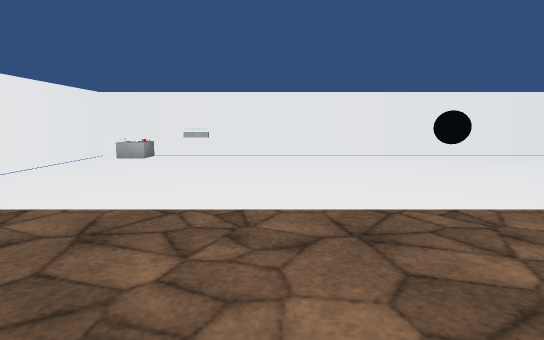
[1] (above)

16 first-person views from a walk through a scene from a Unity 3-D project. The camera is 1.2 m above the floor, tilts 8° down and sees 80° across. The floor is counted in squares, 1 m on a side. Each view is taken from the middle of a square. On the plan, view 1 faces up. The plan holds only what a view shows up to about 14 squares ahead; the rest is blank. The player character is not drawn. Door leaves are left out, so doorways stand open. Some surface patterns are stand-ins.

[2]
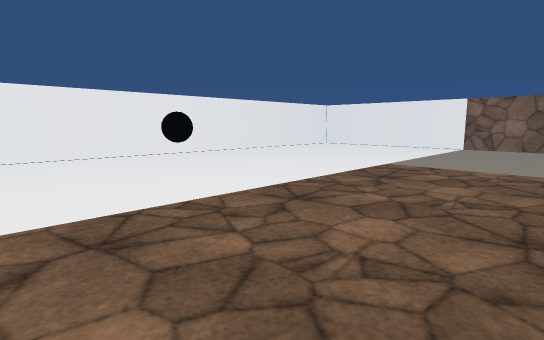

[3]
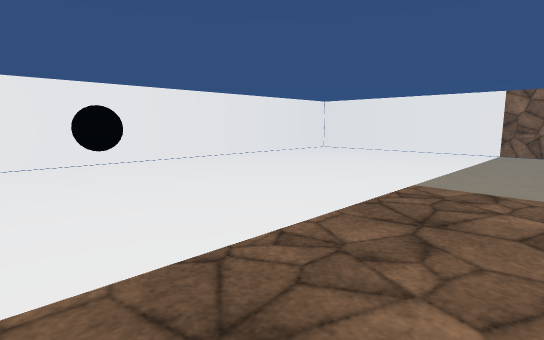

[4]
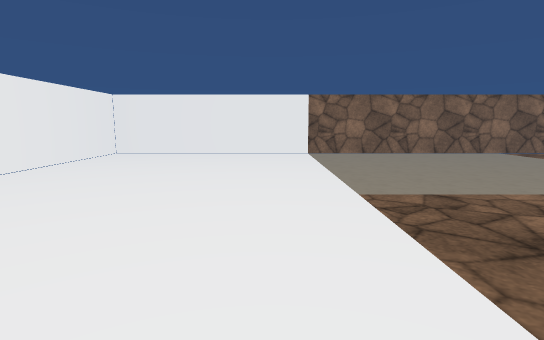

[5]
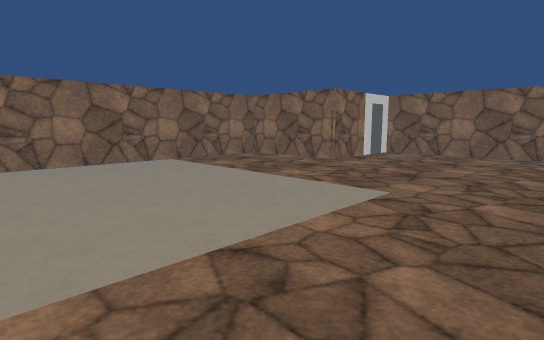

[6]
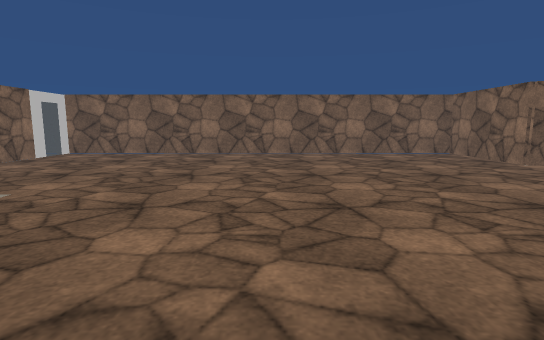

[7]
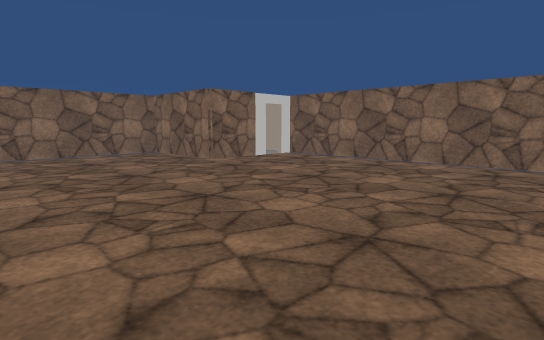

[8]
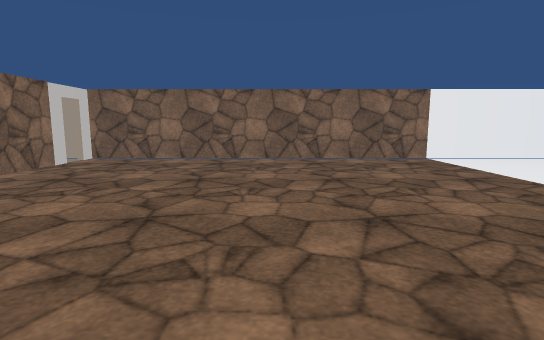

[9]
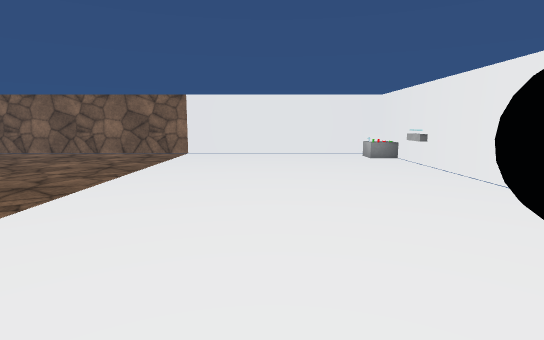

[10]
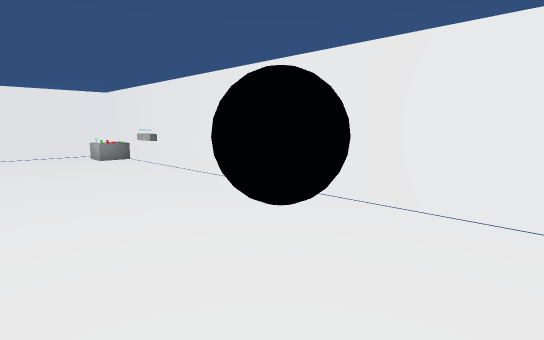

[11]
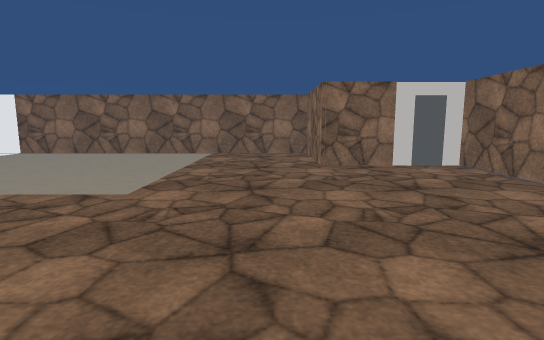

[12]
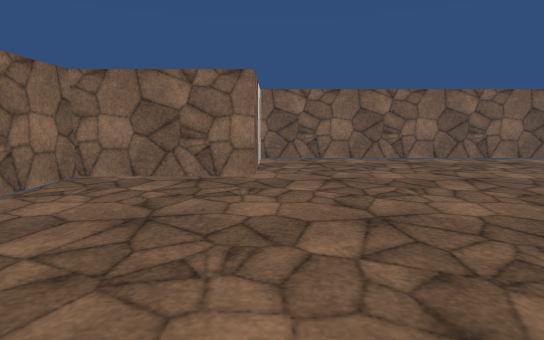

[13]
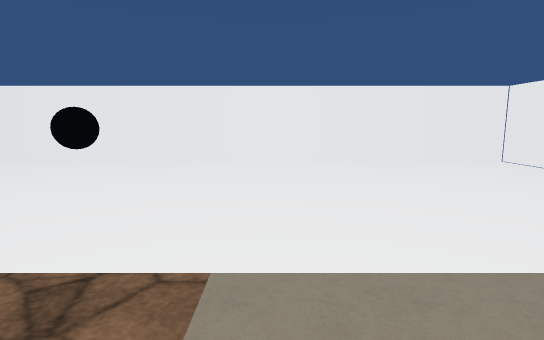

[14]
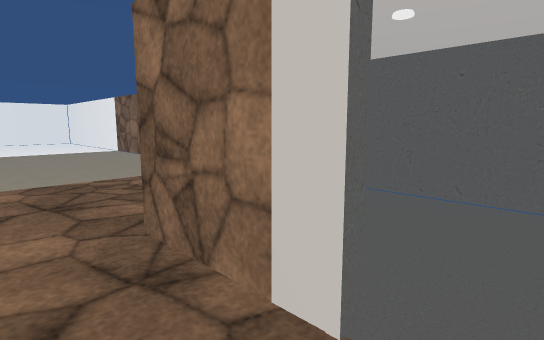

[15]
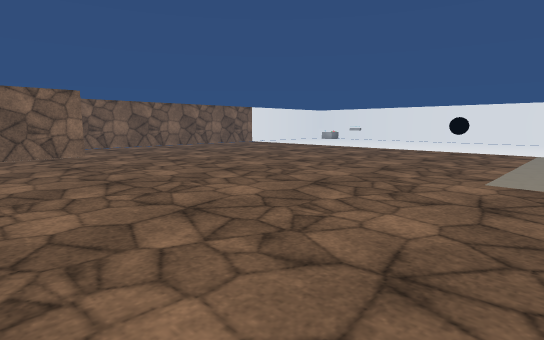

[16]
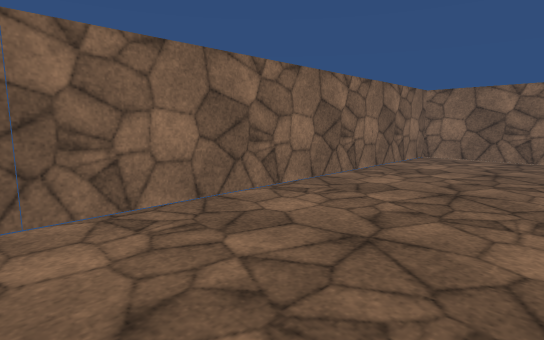

### Floor plan
Points are (right, up) in squares from view 1. A wall is a line through its corners. A room is listed if a view was taken in it or the views show most of it. See-through windows are left out.
Room 1 (views 1, 2, 3, 4, 5, 6, 7, 8, 9, 10, 11, 12, 13, 14, 15, 16)
walls: (13.5, -10.1) (13.5, -7.4) (17.5, -7.4) (17.5, 12.5) (-6.5, 12.5) (-6.5, -7.4) (-5.9, -7.4); (-5.1, -7.4) (-2.4, -7.4) (-2.4, -11.5) (13.5, -11.5) (13.5, -10.9)
ways out: open door at (13.5, -10.5) to room 2; open door at (-5.5, -7)
objects: other object (-6, 11); other object (-5, 12) to (-5, 13); other object (5, 9) to (6, 10)
Room 2 (no view inside)
walls: (13.9, -11.5) (16.6, -11.5); (17.5, -10.6) (17.5, -7.9)
ways out: open door at (13.5, -10.5) to room 1

Positions as (right, up) in squares from view 1, and headings:
1: (0, 0), facing up
2: (0, 0), facing up-right
3: (3, 2), facing up-right
4: (4, 6), facing right
5: (7, 2), facing down-right
6: (5, 2), facing down
7: (4, 2), facing down-left
8: (5, -1), facing left
9: (7, 8), facing left
10: (7, 8), facing up-left
11: (4, -6), facing right
12: (5, -7), facing left
13: (10, 2), facing up
14: (12, -11), facing up-right
15: (11, -11), facing up-left
16: (10, -7), facing down-left
